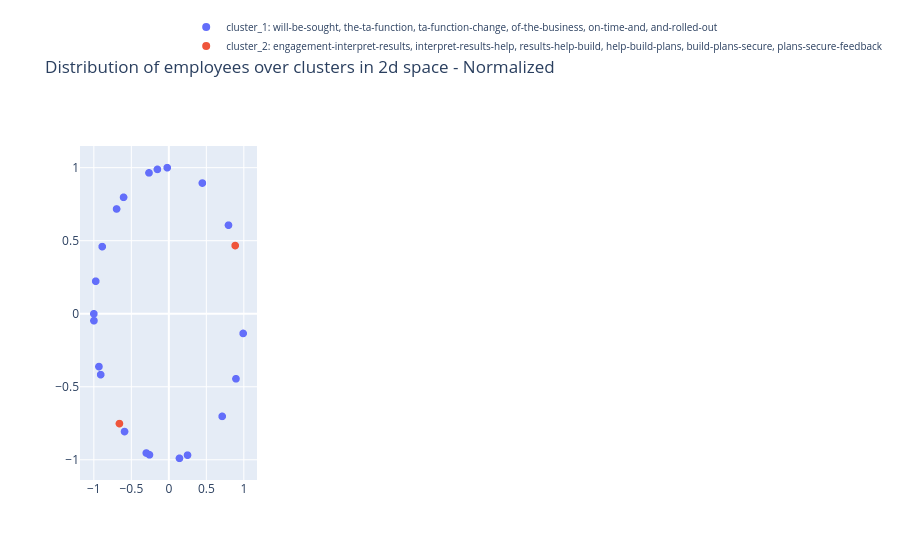

The notebook cell this image was saved under:
### Code cell
fig = go.Figure()


for i, cl in enumerate(range(k)):
    cluster_df = averaged_employee_features[averaged_employee_features.cluster==cl]

    #plot all the employees belonging to a cluster using a new trace. 
    features = np.stack(cluster_df['feature_vector_2d'].to_numpy())
    
    #normalize the features between 0 and 1
    features_normed = preprocessing.normalize(features)
    
    employee_titles = []
    # constructing hover text (all objectives belonging to that employee) 
    for emp in cluster_df.index.values:
        
        emp_indices = employee_objective_indices[emp]
        employee_title = '. '.join([objective for objective in np_sentences[emp_indices]])
    
        employee_titles.append(emp + ': ' + employee_title)


    fig.add_trace(go.Scattergl(
      x=features_normed[:, 0],
      y=features_normed[:, 1],
      mode='markers',
      showlegend=True,
      text = employee_titles,
      marker=dict(size=8, color=i),
      name="cluster_"+str(cl+1) +": " + cluster_titles[cl]
    ))



fig.update_layout(title='Distribution of employees over clusters in 2d space - Normalized', legend=dict(
        x=0.6,
        y=1.4,
        traceorder='normal',
        font=dict(
            size=10)))
fig.show()

### Figure 1 — Plotly figure (JSON) as saved in the notebook; plotly's stock layout.template omitted (floating-point values rounded to 4 significant figures)
{"data": [{"marker": {"color": 0, "size": 8}, "mode": "markers", "name": "cluster_1: will-be-sought, the-ta-function, ta-function-change, of-the-business, on-time-and, and-rolled-out", "showlegend": true, "text": ["*100002: employee central project to be delivered with defined scope on time and in budget timely completion of milestones as per the defined project roadmap. employee central project to be delivered with defined scope on time and in budget timely completion of milestones as per the defined project roadmap. employee central project to be delivered with defined scope on time and in budget timely completion of milestones as per the defined project roadmap", "*100056: people organisational development support actively as a sparring partner the hrbp and ensure professional representation in their absence drive forward digitization in my areas of responsibility and support where necessary valuable cooperation in the implementation of projects such as fel", "*100076: set up mgf kuhnert people dashboard development of a people dashboard 1 0 continuous update of dashboard on a quarterly basis incorporate upcoming feedback from m kuhnert cfo office observe further developments in visier and corporate people dashboard to continuously extend enhance mgf kuhnert people dashboard", "*100066: business support to life science and biopharma business units positions filled onboarding offboarding events organized centralized hr deadlines are met on time and in good quality no escalation issues from the relevant managers of the area", "*100062: ensure delivery of an efficient and compliant recruitment service 1 time to fill and time to offer reduction of 5 tto 75 ttf 81 2 individual to fully comply with ats and job posting processes and guidelines including cross border hire requirements quality attractiveness and accuracy of job postings use of the merck term in job ads use of hashtags in linked in posts. talent consultancy regular feedback will be sought from hiring managers and hrbps on quality of briefing meetings knowledge of the business provision of market intelligence responsiveness and proactivity towards all customers and candidates involvement interview process and quality of feedback given on candidates", "*100058: developmental activities 5. 4 support m a and other unplanned projects 15", "*100001: deliver the ta function change programme 1 ensure team personal increase in the value of direct sourcing of 5 target saving 2019 is of 330 000 for a full year presence and with same reqs volume as in 2018 2 country region business based ta strategy developed and implemented based on business priority focus 3 fully implement technology roll outs 4 lead participate in specific global regional and or local ta projects including hogan assessment roll out data driven hiring vie. deliver the ta function change programme 1 ensure team personal increase in the value of direct sourcing of 5 target saving 2019 is of 330 000 for a full year presence and with same reqs volume as in 2018 2 country region business based ta strategy developed and implemented based on business priority focus 3 fully implement technology roll outs 4 lead participate in specific global regional and or local ta projects including hogan assessment roll out data driven hiring vie. deliver the ta function change programme 1 ensure team personal increase in the value of direct sourcing of 5 target saving 2019 is of 330 000 for a full year presence and with same reqs volume as in 2018 2 country region business based ta strategy developed and implemented based on business priority focus 3 fully implement technology roll outs 4 lead participate in specific global regional and or local ta projects including hogan assessment roll out data driven hiring vie. ensure delivery of an efficient and compliant recruitment service 1 time to fill and time to offer reduction of 5 tto 88 ttf 96 2 team individual to fully comply with ats and job posting processes and guidelines including cross border hire requirements quality attractiveness and accuracy of job postings use of the merck term in job ads use of hashtags in linked in posts. ensure delivery of an efficient and compliant recruitment service 1 time to fill and time to offer reduction of 5 tto 88 ttf 96 2 team individual to fully comply with ats and job posting processes and guidelines including cross border hire requirements quality attractiveness and accuracy of job postings use of the merck term in job ads use of hashtags in linked in posts. ensure delivery of an efficient and compliant recruitment service 1 time to fill and time to offer reduction of 5 tto 88 ttf 96 2 team individual to fully comply with ats and job posting processes and guidelines including cross border hire requirements quality attractiveness and accuracy of job postings use of the merck term in job ads use of hashtags in linked in posts. contribution to the talent acquisition strategy evidence will be sought to show that each team member has been proactive in identifying opportunities for improvement in their own area and across the function understood the strategy shared it and publicized successes with their teams peers and stakeholders support the roll out of global projects including new technology candidate experience and d i initiatives been collaborative within the team providing assistance to colleagues where need. contribution to the talent acquisition strategy evidence will be sought to show that each team member has been proactive in identifying opportunities for improvement in their own area and across the function understood the strategy shared it and publicized successes with their teams peers and stakeholders support the roll out of global projects including new technology candidate experience and d i initiatives been collaborative within the team providing assistance to colleagues where need. contribution to the talent acquisition strategy evidence will be sought to show that each team member has been proactive in identifying opportunities for improvement in their own area and across the function understood the strategy shared it and publicized successes with their teams peers and stakeholders support the roll out of global projects including new technology candidate experience and d i initiatives been collaborative within the team providing assistance to colleagues where need. talent consultancy regular feedback will be sought from hiring managers and hrbps on quality of briefing meetings knowledge of the business provision of market intelligence responsiveness and proactivity towards all customers and candidates involvement interview process and quality of feedback given on candidates. talent consultancy regular feedback will be sought from hiring managers and hrbps on quality of briefing meetings knowledge of the business provision of market intelligence responsiveness and proactivity towards all customers and candidates involvement interview process and quality of feedback given on candidates", "*100059: employee central global template project support global template is designed and tested on time and rolled out to market rewards to support localization guidance and support provided to market team members during localization solution driving standardization and simplification specifically for key compensation components such as salary structure bonus guidelines and mrp is defined and rolled out to all countries further support other initiatives outside of ec to further drive standardization in broader context of total rewards support key interfaces integration between ec and pay factors hr suite etc support retro fit activities to ensure successful crc transition manager self service workflows established to support business while meeting total reward policies and complying with local market regulations provides improved transparency of comp data to managers and employees. partner with total rewards program office to support total reward global process survey data is updated timeline in pay factors benchmark tool mrp report is generated based on updated data and provided to markets for review and update to ensure mrp upload to p40 in time for crc oversee the individual mrp override process salary structures and bonus guidelines are loaded into p40 hr suite in time for crc", "*100074: deliver the ta function change program 1 further development and implementation of a regional based talent sourcing strategy for critical countries business sectors as well as business critical positions clusters 2 build up talent pipeline for identified business critical positions and agree with business on key deliverables 3 effective management on candidate engagement for those who are pipelined in the talent pool 4 fully support the technology roll out 5 be proactive in utilizing technology for candidate engagement employer branding promotion", "*100067: ta function change programme launch the crm in q1 and roll it out to all recruiters by eoy ensure sops and traing materials are in place and a network of super users appointed deliver candidate experience workshops and from those define strategy to enhance candidate experience across technology employer branding recruiting and sourcing adapt structure in line with any outcomes from the ppr review eb and sourcing activity and make proposals by end of q2 to ensure activity is aligned with most strategically important areas of the business ensure leadership behaviours are incorporated into eb activity. recruiting process ownership ensure mbs team managing the rpo is fully aware of all changes in the recruiting process technology and has the support need to communicate these to the rpo act as voice of customer in the event the business has complaints about the rpo service raise issues constructively with mbs whilst defending the rpo model to the business raise constructively with mbs any issues of rpo non compliance with the recruiting process", "*100069: collective bargaing agreement deliver on achieve all initiatives with positive outcome value add to the business. collective bargaing agreement deliver on achieve all initiatives with positive outcome value add to the business", "*100068: talent consultancy regular feedback will be sought from hiring managers and hrbps on quality of briefing meetings knowledge of the business provision of market intelligence responsiveness and proactivity towards all customers and candidates involvement interview process and quality of feedback given on candidates active involvement interview scheduling as contribution to improve candidate experience. contribution to the ongoing evolution of the ta function evidence of collaboration and teamwork proactivity in identifying opportunities for improvement especially relating to candidate experience active sourcing use of recruitment marketing a focus on self development", "*100071: contribute to pharma business straregy in people leadership o development plan in the system for all organization with focus on key critical roles 95 of all dps are in place o conduct external compensation benchmark standardize role title for ff with recommendation by q32019 o implement at least 2 high impact solution to address focus areas of ees sustain ees by end 2019 o support pharma gm to further foster trust and transparency o ensure talent readiness and ensure succession plan in place for critical roles o roll out leadership traing coaching and support for direct reports and high potentials where need 360 mrf completed for all direct reports and link to development plans", "*100057: cpi compliance support team fully supports the cpi project 1 active filling of internal candidate pipeline 2 all 80 fit candidates are presented recommended to hiring managers 3 cases where managers reject 80 fit candidates are documented and escalated as appropriate 4 fulfil all reporting requirements associated with cpi 5 achieve a reduction in the external hiring ratio", "*100077: business partnering active contribution to lt meetings a full member of gd l and gbm lts participation in site business reviews full partnership with business leaders to drive people topics and strategies lead hrbp network within gbm gd l", "*100070: first assignment hrbp pm 1 project management for corobi planning the communication strategy ensuring that the chatbot works organizing rooms critical review of tu work to align this with plans of merck 2 support sandra schmicking for bright future", "*100063: hr operations 1 contemplating offer benefit proposals liaise with hiring manager hrbp 2 exit process management end of service benefit computation documentation 3 local hr system management updates on the hits local system ensure update of non financial amendments for employees such as role level changes internal transfers title changes and reporting lines ongoing audit of system setup processes and liaise with hits team to administer changes as and when required 4 ensure monthly payroll notes liaise with c b 5 hr governance ensure hr operations are in line with internal procdures and policy guidelines guide hiring managers to make decisions in line with sops practices and company approval procedures operational excellence through structured planning strengthen hr processes liaise with colleagues in the team", "*100060: financials meeting expectations in terms of time quality meeting financial plan. integration support all project deliverables managed well in time and budget with positive feedback from all stakeholders involved", "*100075: handover po onboarding sm function handover fully done onboarding finalized", "*100000: leadership strategy support key projects initiatives support inspirational leadership initiatives identified throughout the year establish continue rapport strengthen relationship with any coe supporting initiatives for your respective areas support employee central when it is introduced and rolled out support drive efforts to deliver inclusion traing. leadership strategy support key projects initiatives support inspirational leadership initiatives identified throughout the year establish continue rapport strengthen relationship with any coe supporting initiatives for your respective areas support employee central when it is introduced and rolled out support drive efforts to deliver inclusion traing. talent refresh biologics key talent list and succession planning to l5 support kpis and visibility to advancing women in leadership support diversity and inclusion if appropriate within your area continue to progress biologics talent development initiative focused on site leaders support leadership programs when appropriate hold drive your development sessions with managers and employees create define communicate a path for growth for lab techs and animal techs for ramona. talent refresh biologics key talent list and succession planning to l5 support kpis and visibility to advancing women in leadership support diversity and inclusion if appropriate within your area continue to progress biologics talent development initiative focused on site leaders support leadership programs when appropriate hold drive your development sessions with managers and employees create define communicate a path for growth for lab techs and animal techs for ramona. talent refresh biologics key talent list and succession planning to l5 support kpis and visibility to advancing women in leadership support diversity and inclusion if appropriate within your area continue to progress biologics talent development initiative focused on site leaders support leadership programs when appropriate hold drive your development sessions with managers and employees create define communicate a path for growth for lab techs and animal techs for ramona. engagement interpret results help build plans secure feedback from employes on progress throughout the year and provide regular status reports the biologics hrbp s will present out highlights of their employee engagement action plan on a dedicated telecon among other biologic hrbps an informational exchange session targeting 3rd quarter ensure all biologics employees have at least 1 development objective executed by year end 2019 100 of employees are expected to have an development objective in the system by no later than end of may 2019 snap shot of active employees taken as of may 1 2019 evaluate needs and drive efforts among the biologics cluster to conduct lunch n learns facilitate train when appropriate. engagement interpret results help build plans secure feedback from employes on progress throughout the year and provide regular status reports the biologics hrbp s will present out highlights of their employee engagement action plan on a dedicated telecon among other biologic hrbps an informational exchange session targeting 3rd quarter ensure all biologics employees have at least 1 development objective executed by year end 2019 100 of employees are expected to have an development objective in the system by no later than end of may 2019 snap shot of active employees taken as of may 1 2019 evaluate needs and drive efforts among the biologics cluster to conduct lunch n learns facilitate train when appropriate. engagement interpret results help build plans secure feedback from employes on progress throughout the year and provide regular status reports the biologics hrbp s will present out highlights of their employee engagement action plan on a dedicated telecon among other biologic hrbps an informational exchange session targeting 3rd quarter ensure all biologics employees have at least 1 development objective executed by year end 2019 100 of employees are expected to have an development objective in the system by no later than end of may 2019 snap shot of active employees taken as of may 1 2019 evaluate needs and drive efforts among the biologics cluster to conduct lunch n learns facilitate train when appropriate. operational excellence support any zero based budget initiatives and other activities focused around efficiency and harmonization for biologics support the headcount tracking process includes position journey biologics tracker and other enhancements along the way also expected is a regular reconciliation effort to make certain accurate data is recorded in the headcount tracker and is reflected in position journey or selected tool support and drive when appropriate any isco initiatives optimize and provide analytics to inform the business of key insights for a further deep dive utilizing visier continue to increase working knowledge of visier deep dive stats for the cluster drive recruitment excellence on a regular basis support efforts expected from the toa communication that may involved change management and the guidelines for donning doffing employee acknowledgement of same. operational excellence support any zero based budget initiatives and other activities focused around efficiency and harmonization for biologics support the headcount tracking process includes position journey biologics tracker and other enhancements along the way also expected is a regular reconciliation effort to make certain accurate data is recorded in the headcount tracker and is reflected in position journey or selected tool support and drive when appropriate any isco initiatives optimize and provide analytics to inform the business of key insights for a further deep dive utilizing visier continue to increase working knowledge of visier deep dive stats for the cluster drive recruitment excellence on a regular basis support efforts expected from the toa communication that may involved change management and the guidelines for donning doffing employee acknowledgement of same. operational excellence support any zero based budget initiatives and other activities focused around efficiency and harmonization for biologics support the headcount tracking process includes position journey biologics tracker and other enhancements along the way also expected is a regular reconciliation effort to make certain accurate data is recorded in the headcount tracker and is reflected in position journey or selected tool support and drive when appropriate any isco initiatives optimize and provide analytics to inform the business of key insights for a further deep dive utilizing visier continue to increase working knowledge of visier deep dive stats for the cluster drive recruitment excellence on a regular basis support efforts expected from the toa communication that may involved change management and the guidelines for donning doffing employee acknowledgement of same", "*100064: 3 assignment goglobal trainee hr total rewards target 1 actively participate in discussions with tr mbs to properly review align objective 1 incorporating feedback and adapting documentation accordingly develop well structured documents and communication materials with a clear framework and design aiming to maximize process steps allocation and effectiveness target 2 simplify current catalogue optimize infrastructure usage and provide meaningful inputs towards keeping project outcome sustainable target 3 generate ideas to create further tr insights with visier measure impact through on going analytics and suggest improvements create one case study based on visier insights that is closely aligned to a business case and prepare presentation material business meeting target 4 provide relevant inputs to the ongoing tr competencies project in the direction of expanding tr consultancy capability and fostering its development proactively suggest enablement materials as part of development discussions and recommendations following tr leadership strategy and aspiration target 5 met expectations requirements to full satisfaction. shape leadership in strategic projects cpd 20 shape leadership workstream together with workstream leads deliver conceptual input on leadership create presentations and other material for the different stakeholders actively participate in meetings and discussion talent evolution deliver conceptual input create presentations and other material for the different stakeholders actively participate in meetings and discussion overall drive innovation in leadership topics and stay up to date on market trends collaborate with other team members on leadership topics"], "type": "scattergl", "x": [-1.0, 0.1416, 0.7114, -0.2582, -0.9322, 0.4467, -0.8882, -0.2647, -0.02172, 0.7954, 0.9909, -0.9989, -0.6969, -0.5908, -0.6039, 0.2491, 0.8953, -0.9088, -0.3004, -0.1527, -0.9749], "y": [-0.0005595, -0.9899, -0.7028, -0.9661, -0.362, 0.8947, 0.4594, 0.9643, 0.9998, 0.6061, -0.1349, -0.04764, 0.7172, -0.8068, 0.7971, -0.9685, -0.4456, -0.4173, -0.9538, 0.9883, 0.2225]}, {"marker": {"color": 1, "size": 8}, "mode": "markers", "name": "cluster_2: engagement-interpret-results, interpret-results-help, results-help-build, help-build-plans, build-plans-secure, plans-secure-feedback", "showlegend": true, "text": ["*100055: develop culture cultivate engagement as one for patient is known to the whole population incl colleagues that will join us in 2019 at least 3 actions initiates are rolled out in order to reduce the gap between commercial and non commercial population and to ensure a high engagement among the lcoal population people managers are supported by hr for building a strong team unconscious bias traing was completed to foster inclusion and diversity", "*100079: strategy lt feedback assessment project milestones results action plan results"], "type": "scattergl", "x": [-0.6588, 0.8845], "y": [-0.7523, 0.4666]}], "layout": {"legend": {"font": {"size": 10}, "traceorder": "normal", "x": 0.6, "y": 1.4}, "title": {"text": "Distribution of employees over clusters in 2d space - Normalized"}}}
